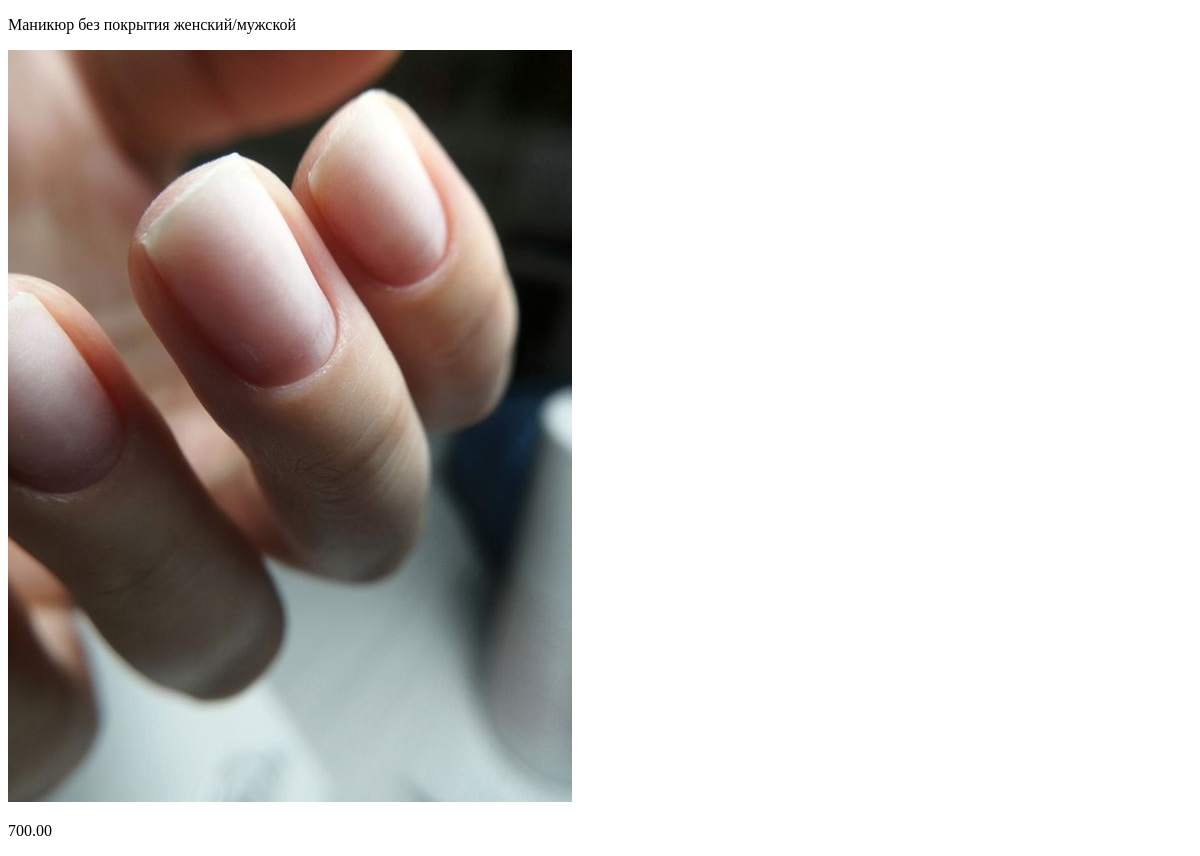
Before: /catalog/service/1/ with the older database file.
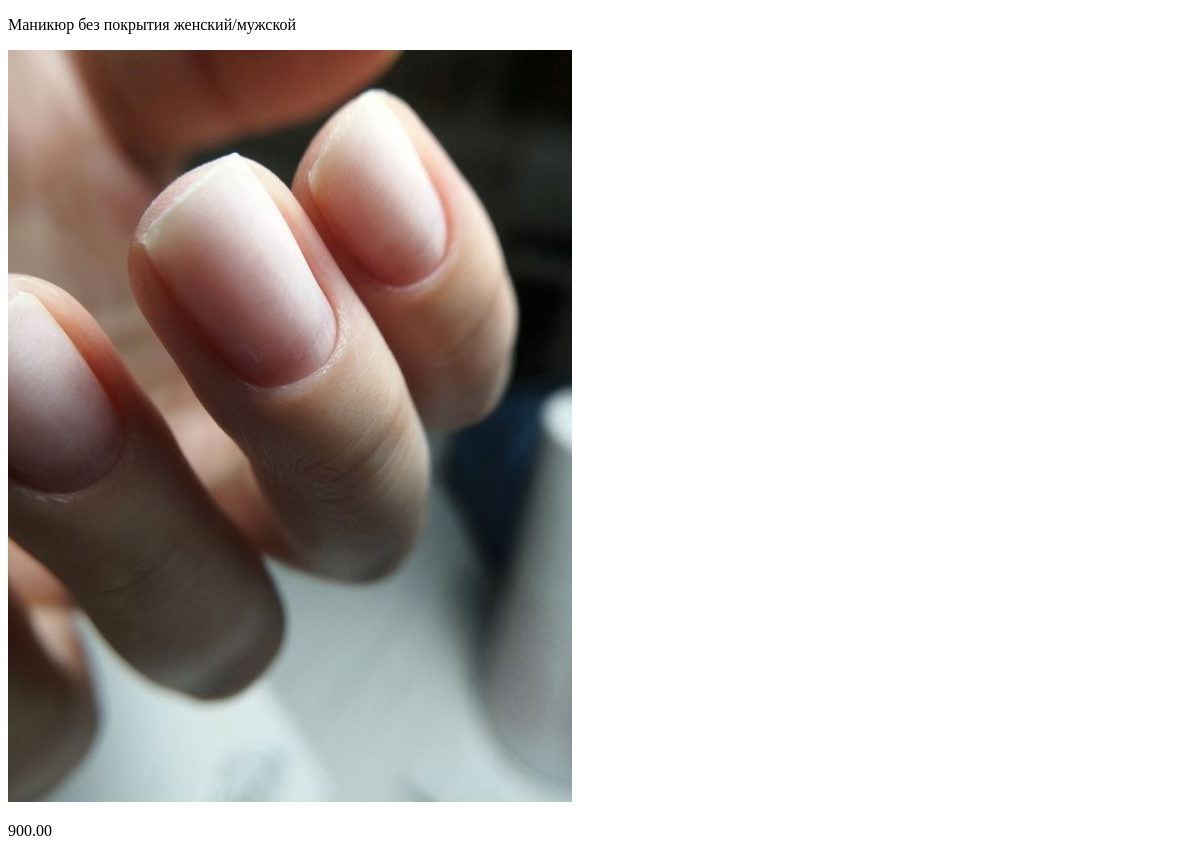
After: the same page with the newer database file.
### catalog/models.py (models this page shows, shortened)
class BeautyService(models.Model):
    Name = models.CharField(max_length=100)
    Duration = models.DurationField()
    Price = models.DecimalField(max_digits=7, decimal_places=2)
    Description = models.TextField()
    Photo = models.ImageField(upload_to='pics')
    Group = models.ForeignKey(BeautyServiceGroup, on_delete=models.PROTECT)

### catalog/views.py (the view)
# urls.py: path("service/<int:service_id>/", views.detail, name="detail"),
def detail(request, service_id):
    service = BeautyService.objects.get(id=service_id)
    template = loader.get_template("service.html")
    context = {
        "service": service
    }
    return HttpResponse(template.render(context, request))

### catalog/templates/service.html (shortened to what this page needs)
<!DOCTYPE html>
<html lang="en">
<head>
</head>
<body>
<div class="service-full">
    <div class="service-description"><p>{{ service.Description }}</p></div>
    <div class="service-photo"><img src="{{ service.Photo.url }}"></div>
    <div class="service-price"><p>{{ service.Price }}</p></div>
</div>
</body>
</html>

Changed rows visible on the page:
changed BeautyService "Маникюр без покрытия женский/мужской": Price "700.00" → "900.00"
